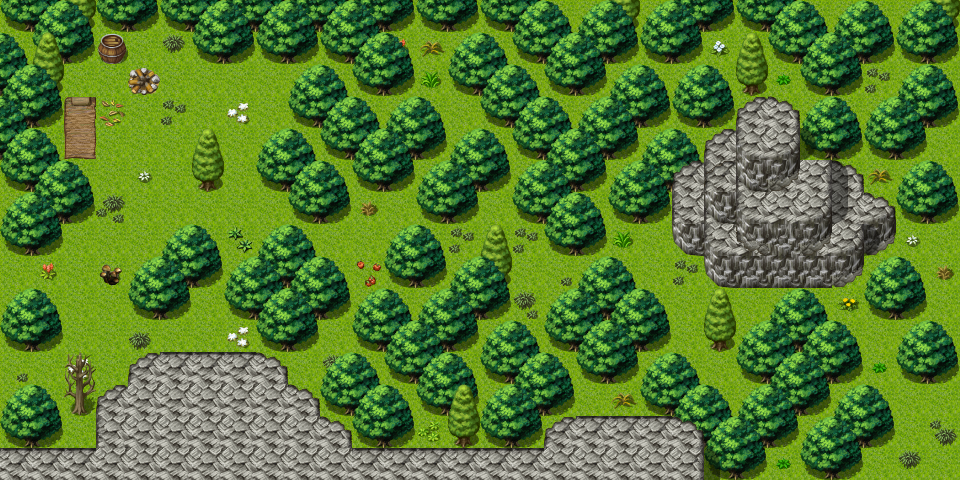

This game map was drawn from its Tiled (.tmx) file and the tilesets committed beside it. A one-line description and the trimmed map source follow:
An orthogonal 30x15 tile map with 32x32 px tiles, 3 tile layers (Ground, Objects, Above), 1 hidden layer not drawn, 12 tilesets and 4 objects (3x spawn, mapchange).

<map version="1.0" orientation="orthogonal" width="30" height="15" tilewidth="32" tileheight="32">
    <properties>
        <property name="outdoors" value="1" />
    </properties>
    <tileset firstgid="1" name="map_6" tilewidth="32" tileheight="32">
        <image source="../drawable/map_6.png" width="256" height="256" />
    </tileset>
    <tileset firstgid="65" name="map_4" tilewidth="32" tileheight="32">
        <image source="../drawable/map_4.png" width="256" height="256" />
    </tileset>
    <tileset firstgid="129" name="map_3" tilewidth="32" tileheight="32">
        <image source="../drawable/map_3.png" width="256" height="256" />
    </tileset>
    <tileset firstgid="193" name="map_16" tilewidth="32" tileheight="32">
        <image source="../drawable/map_16.png" width="256" height="256" />
    </tileset>
    <tileset firstgid="257" name="map_17" tilewidth="32" tileheight="32">
        <image source="../drawable/map_17.png" width="256" height="256" />
    </tileset>
    <tileset firstgid="321" name="map_5" tilewidth="32" tileheight="32">
        <image source="../drawable/map_5.png" width="256" height="256" />
    </tileset>
    <tileset firstgid="385" name="map_1" tilewidth="32" tileheight="32">
        <image source="../drawable/map_1.png" width="256" height="256" />
    </tileset>
    <tileset firstgid="449" name="map_13" tilewidth="32" tileheight="32">
        <image source="../drawable/map_13.png" width="256" height="256" />
    </tileset>
    <tileset firstgid="513" name="map_9" tilewidth="32" tileheight="32">
        <image source="../drawable/map_9.png" width="256" height="256" />
    </tileset>
    <tileset firstgid="577" name="map_10" tilewidth="32" tileheight="32">
        <image source="../drawable/map_10.png" width="256" height="256" />
    </tileset>
    <tileset firstgid="641" name="map_7" tilewidth="32" tileheight="32">
        <image source="../drawable/map_7.png" width="256" height="256" />
    </tileset>
    <tileset firstgid="705" name="map_2" tilewidth="32" tileheight="32">
        <image source="../drawable/map_2.png" width="256" height="256" />
    </tileset>
    <layer name="Ground" width="30" height="15">
        <data>[450 cells, 450 non-empty, 10 distinct tile ids]</data>
    </layer>
    <layer name="Objects" width="30" height="15">
        <data>[450 cells, 249 non-empty, 37 distinct tile ids]</data>
    </layer>
    <layer name="Above" width="30" height="15">
        <data>[450 cells, 166 non-empty, 9 distinct tile ids]</data>
    </layer>
    <layer name="Walkable" width="30" height="15" visible="0">
        <data>[450 cells, 247 non-empty, 1 distinct tile ids]</data>
    </layer>
    <objectgroup name="Mapevents" visible="0">
        <object name="west" type="mapchange" x="0" y="256" width="32" height="160">
            <properties>
                <property name="map" value="blackwater_mountain53" />
                <property name="place" value="east" />
            </properties>
        </object>
    </objectgroup>
    <objectgroup name="Spawn" visible="0">
        <object name="tjure" type="spawn" x="128" y="64" width="96" height="128">
            <properties>
                <property name="spawngroup" value="tjure" />
            </properties>
        </object>
        <object name="forestboar" type="spawn" x="352" y="64" width="544" height="288">
            <properties>
                <property name="quantity" value="2" />
                <property name="spawngroup" value="forestboar" />
            </properties>
        </object>
        <object name="forestwasp" type="spawn" x="64" y="224" width="832" height="224">
            <properties>
                <property name="quantity" value="5" />
                <property name="spawngroup" value="forestwasp" />
            </properties>
        </object>
    </objectgroup>
    <objectgroup name="Keys" visible="0" />
</map>
